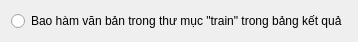
<?xml version="1.0" encoding="UTF-8"?>
<ui version="4.0">
 <class>Setting</class>
 <widget class="QDialog" name="Setting">
  <property name="geometry">
   <rect>
    <x>0</x>
    <y>0</y>
    <width>355</width>
    <height>38</height>
   </rect>
  </property>
  <property name="windowTitle">
   <string>Tuỳ chọn</string>
  </property>
  <layout class="QVBoxLayout" name="verticalLayout">
   <item>
    <widget class="QRadioButton" name="includeTrain">
     <property name="text">
      <string>Bao hàm văn bản trong thư mục &quot;train&quot; trong bảng kết quả</string>
     </property>
    </widget>
   </item>
  </layout>
 </widget>
 <layoutdefault spacing="6" margin="11"/>
 <resources/>
 <connections/>
</ui>
